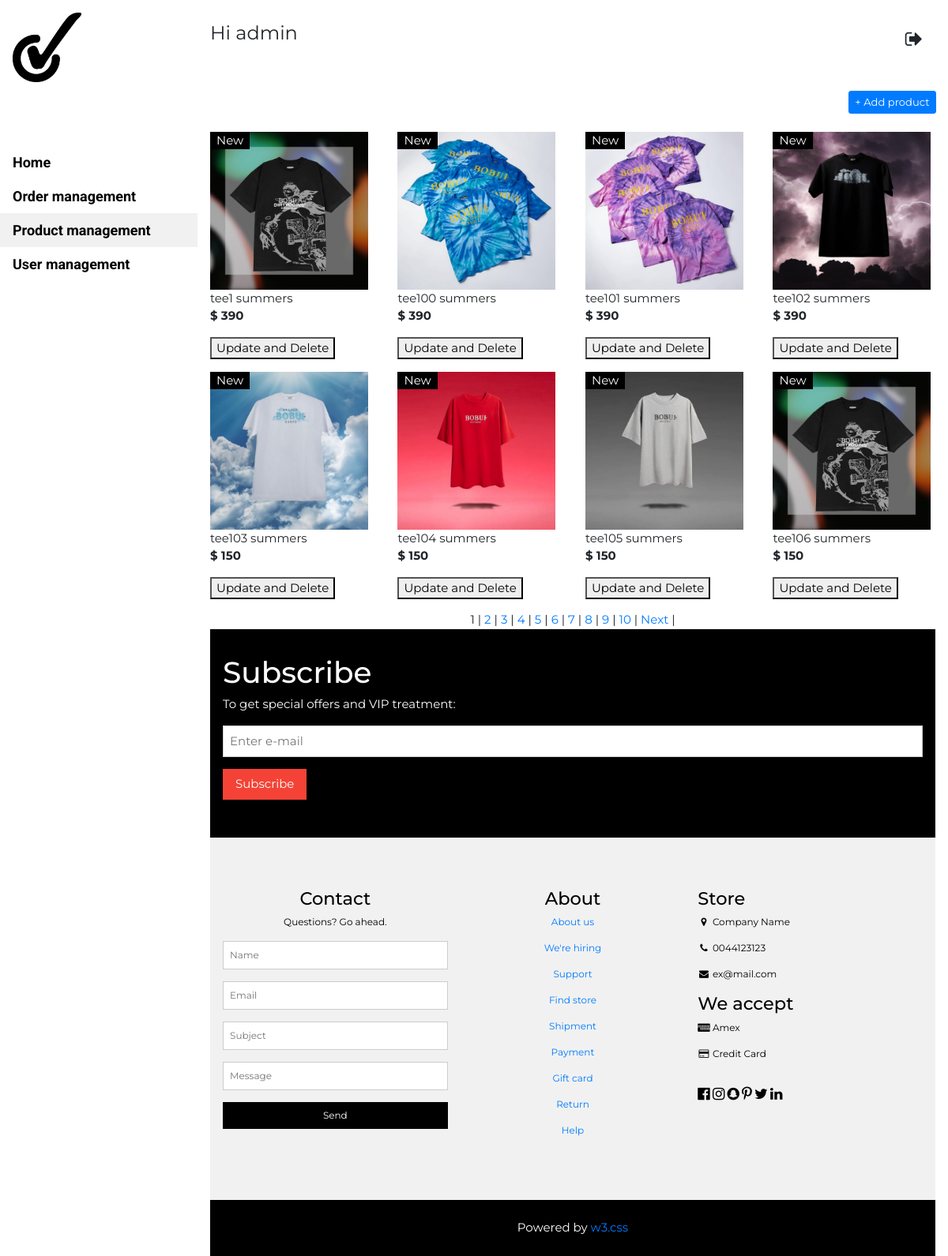
/admin/Productmanagement.php (signed in), run on the app's committed database.
### tables this page shows
CREATE TABLE `sanpham` (
  `maSP` int(30) NOT NULL,
  `maloaiSP` int(11) NOT NULL,
  `thongtinSP` varchar(100) NOT NULL,
  `tenSP` varchar(30) NOT NULL,
  `giaSP` int(11) NOT NULL,
  `hinhanhSP` varchar(100) NOT NULL,
  `sizeL` int(11) DEFAULT NULL,
  `sizeXL` int(11) DEFAULT NULL
);

### process/login.php (called while the page is built, shortened)
<?php
function isLoginedAdmin(){
    return isset($_SESSION['admin']);
}

### admin/Productmanagement.php (the view, shortened to what this page needs)
<!DOCTYPE html>
<?php
require_once('../process/login.php');
?>
<html>
<link rel="stylesheet" href="../SOURCE.css">
<link rel="stylesheet" href="style.css">
<link rel="stylesheet" href="https://cdnjs.cloudflare.com/ajax/libs/font-awesome/4.7.0/css/font-awesome.min.css">
<link rel="stylesheet" href="https://maxcdn.bootstrapcdn.com/bootstrap/4.4.1/css/bootstrap.min.css">
<?php
if (isLoginedAdmin()) {
?>
    <body class="w3-content" style="max-width:1200px">
        <nav class="w3-sidebar w3-bar-block w3-white w3-collapse w3-top" style="z-index:3;width:250px" id="mySidebar">
            <div class="w3-container w3-display-container w3-padding-16">
                <a href="#"><img src="../Images/ANHNEN/logocheck.jpg" alt="LOGO" width="40%"></a>
            </div>
            <div class="w3-padding-64 w3-large w3-text-gray" style="font-weight:bold">
                <a href="index.php" class="w3-button w3-block w3-white w3-left-align">Home</a>
                <a href="admin.php" class="w3-button w3-block w3-white w3-left-align">Order management</a>
                <a href="#" class="w3-bar-item w3-button w3-light-grey">Product management</a>
                <a href="user.php" class="w3-button w3-block w3-white w3-left-align">User management</a>
            </div>
        </nav>
        <div class="w3-main" style="margin-left:250px">
            <header class="w3-container w3-xlarge w3-padding-24">
                <p class="w3-left">Hi admin</p>
                <p class="w3-right">
                    <a href="logoutadmin.php" class="w3-bar-item w3-button  w3-right">
                        <i class="fa fa-sign-out  "></i>
                    </a>
            </header>
            <div class="col col-xs-6 text-right">
                <button type="button" class="btn btn-sm btn-primary btn-create " id="nutthemsanpham" onclick="document.getElementById('themsp').style.display='block',themsp()">&#43; Add
                    product</a></button>
            </div>
            <br>
            <?php
            $conn = createDbConnection();
            $result = mysqli_query($conn, 'select count(*) as total from sanpham');
            $row = mysqli_fetch_assoc($result);
            $total_records = $row['total'];
            $current_page = isset($_GET['page']) ? $_GET['page'] : 1;
            $limit = 8;
            $total_page = ceil($total_records / $limit);
            $start = ($current_page - 1) * $limit;
            ?>
            <div class="w3-row w3-whitescale">
                <?php
                $conn = createDBConnection();
                if ($result = mysqli_query($conn, "SELECT * FROM sanpham LIMIT $start, $limit")) {
                    while ($row = mysqli_fetch_assoc($result)) {
                        $sql1 = "SELECT loaiSP FROM loaisanpham WHERE maloaiSP='" . $row['maloaiSP'] . "'";
                        $result1 = $conn->query($sql1);
                        $row1 = $result1->fetch_assoc();
                ?>
                        <div class="w3-col l3 s6">
                            <div class="w3-container">
                                <div class="w3-display-container">
                                    <img src="../Images/T-shirt/<?= $row['hinhanhSP'] ?>" style="width:200px">
                                    <span class="w3-tag w3-display-topleft">New</span>
                                </div>
                                <p><?= $row['tenSP'] ?><br><b>$ <?= $row['giaSP'] ?></b></p>
                                <a href="javascript:void(0)" class="w3-bar-item w3-left  " onclick="w3_open()">
                                    <p><button onclick="document.getElementById('suasp').style.display='block',suasp('<?= $row['tenSP'] ?>','<?= $row['giaSP'] ?>','../Images/T-shirt/<?= $row['hinhanhSP'] ?>','<?= $row['thongtinSP'] ?>','<?= $row1['loaiSP'] ?>','<?= $row['sizeL'] ?>','<?= $row['sizeXL'] ?>')">Update and Delete
                                        </button>
                                    </p>
                                </a>
                            </div>
                        </div>
                <?php
                    }
                }
                ?>
            </div>
            <div class="w3-bar w3-center ">
                <?php
                for ($i = 1; $i <= $total_page; $i++) {
                    if ($i == $current_page) {
                        echo '<span>' . $i . '</span> | ';
                    } else {
                        echo '<a href="Productmanagement.php?page=' . $i . '">' . $i . '</a> | ';
                    }
                }
                if ($current_page < $total_page && $total_page > 1) {
                    echo '<a href="Productmanagement.php?page=' . ($current_page + 1) . '">Next</a> | ';
                }
                ?>
            </div>
            <div class="w3-container">
                <div class="w3-container w3-black w3-padding-32">
                    <h1>Subscribe</h1>
                    <p>To get special offers and VIP treatment:</p>
                    <p><input class="w3-input w3-border" type="text" placeholder="Enter e-mail" style="width:100%"></p>
                    <button type="button" class="w3-button w3-red w3-margin-bottom">Subscribe</button>
                </div>
                <footer class="w3-padding-64 w3-light-grey w3-small w3-center" id="footer">
                    <div class="w3-row-padding">
                        <div class="w3-col s4">
                            <h4>Contact</h4>
                            <p>Questions? Go ahead.</p>
                            <form action="/action_page.php" target="_blank">
                                <p><input class="w3-input w3-border" type="text" placeholder="Name" name="Name" required></p>
                                <p><input class="w3-input w3-border" type="text" placeholder="Email" name="Email" required></p>
                                <p><input class="w3-input w3-border" type="text" placeholder="Subject" name="Subject" required>
                                </p>
                                <p><input class="w3-input w3-border" type="text" placeholder="Message" name="Message" required>
                                </p>
                                <button type="submit" class="w3-button w3-block w3-black">Send</button>
                            </form>
                        </div>
                        <div class="w3-col s4">
                            <h4>About</h4>
                            <p><a href="#">About us</a></p>
                            <p><a href="#">We're hiring</a></p>
                            <p><a href="#">Support</a></p>
                            <p><a href="#">Find store</a></p>
                            <p><a href="#">Shipment</a></p>
                            <p><a href="#">Payment</a></p>
                            <p><a href="#">Gift card</a></p>
                            <p><a href="#">Return</a></p>
                            <p><a href="#">Help</a></p>
                        </div>
                        <div class="w3-col s4 w3-justify">
                            <h4>Store</h4>
                            <p><i class="fa fa-fw fa-map-marker"></i> Company Name</p>
                            <p><i class="fa fa-fw fa-phone"></i> 0044123123</p>
                            <p><i class="fa fa-fw fa-envelope"></i> ex@mail.com</p>
                            <h4>We accept</h4>
                            <p><i class="fa fa-fw fa-cc-amex"></i> Amex</p>
                            <p><i class="fa fa-fw fa-credit-card"></i> Credit Card</p>
                            <br>
                            <i class="fa fa-facebook-official w3-hover-opacity w3-large"></i>
                            <i class="fa fa-instagram w3-hover-opacity w3-large"></i>
                            <i class="fa fa-snapchat w3-hover-opacity w3-large"></i>
                            <i class="fa fa-pinterest-p w3-hover-opacity w3-large"></i>
                            <i class="fa fa-twitter w3-hover-opacity w3-large"></i>
                            <i class="fa fa-linkedin w3-hover-opacity w3-large"></i>
                        </div>
                    </div>
                </footer>
                <div class="w3-black w3-center w3-padding-24">Powered by <a href="https://www.w3schools.com/w3css/default.asp" title="W3.CSS" target="_blank" class="w3-hover-opacity">w3.css</a></div>
            </div>
    </body>
<?php } else {
    echo '<script>window.location.replace("/WEB2/admin")</script>';
} ?>
</html>

### SOURCE.css (style rules this page uses)
html { box-sizing:border-box }
*,*:before,*:after { box-sizing:inherit }
html { -ms-text-size-adjust:100%;-webkit-text-size-adjust:100% }
body { margin:0 }
article,aside,details,figcaption,figure,footer,header,main,menu,nav,section { display:block }
a { background-color:transparent }
b,strong { font-weight:bolder }
img { border-style:none }
button,input,select,textarea,optgroup { font:inherit;margin:0 }
button,input { overflow:visible }
button,select { text-transform:none }
button,[type=button],[type=reset],[type=submit] { -webkit-appearance:button }
html,body { font-family:Verdana,sans-serif;font-size:15px;line-height:1.5 }
html { overflow-x:hidden }
h1 { font-size:36px }
h4 { font-size:20px }
h1,h2,h3,h4,h5,h6 { font-family:"Segoe UI",Arial,sans-serif;font-weight:400;margin:10px 0 }
img { vertical-align:middle }
a { color:inherit }
.w3-btn,.w3-button { border:none;display:inline-block;padding:8px 16px;vertical-align:middle;overflow:hidden;text-decoration:none;color:inherit;background-color:inherit;text-align:center;cursor:pointer;white-space:nowrap }
.w3-btn,.w3-button { -webkit-touch-callout:none;-webkit-user-select:none;-khtml-user-select:none;-moz-user-select:none;-ms-user-select:none;user-select:none }
.w3-badge,.w3-tag { background-color:#000;color:#fff;display:inline-block;padding-left:8px;padding-right:8px;text-align:center }
.w3-tooltip,.w3-display-container { position:relative }
.w3-input { padding:8px;display:block;border:none;border-bottom:1px solid #ccc;width:100% }
.w3-sidebar { height:100%;width:200px;background-color:#fff;position:fixed!important;z-index:1;overflow:auto }
.w3-main,#main { transition:margin-left .4s }
.w3-bar { width:100%;overflow:hidden }
.w3-bar-block .w3-bar-item { width:100%;display:block;padding:8px 16px;text-align:left;border:none;white-space:normal;float:none;outline:0 }
.w3-block { display:block;width:100% }
.w3-container:after,.w3-container:before,.w3-panel:after,.w3-panel:before,.w3-row:after,.w3-row:before,.w3-row-padding:after,.w3-row-padding:before, .w3-cell-row:before,.w3-cell-row:after,.w3-clear:after,.w3-clear:before,.w3-bar:before,.w3-bar:after { content:"";display:table;clear:both }
.w3-col,.w3-half,.w3-third,.w3-twothird,.w3-threequarter,.w3-quarter { float:left;width:100% }
.w3-col.s4 { width:33.33333% }
.w3-col.s6 { width:49.99999% }
@media (min-width:993px) { .w3-col.l3 { width:24.99999% } }
.w3-content,.w3-auto { margin-left:auto;margin-right:auto }
.w3-content { max-width:980px }
@media (min-width:993px) { .w3-sidebar.w3-collapse { display:block!important } }
.w3-top,.w3-bottom { position:fixed;width:100%;z-index:1 }
.w3-top { top:0 }
.w3-display-topleft { position:absolute;left:0;top:0 }
.w3-row-padding,.w3-row-padding>.w3-half,.w3-row-padding>.w3-third,.w3-row-padding>.w3-twothird,.w3-row-padding>.w3-threequarter,.w3-row-padding>.w3-quarter,.w3-row-padding>.w3-col { padding:0 8px }
.w3-container,.w3-panel { padding:0.01em 16px }
.w3-small { font-size:12px!important }
.w3-large { font-size:18px!important }
.w3-xlarge { font-size:24px!important }
.w3-left-align { text-align:left!important }
.w3-justify { text-align:justify!important }
.w3-center { text-align:center!important }
.w3-border { border:1px solid #ccc!important }
.w3-margin-bottom { margin-bottom:16px!important }
.w3-padding-16 { padding-top:16px!important;padding-bottom:16px!important }
.w3-padding-24 { padding-top:24px!important;padding-bottom:24px!important }
.w3-padding-32 { padding-top:32px!important;padding-bottom:32px!important }
.w3-padding-64 { padding-top:64px!important;padding-bottom:64px!important }
.w3-left { float:left!important }
.w3-right { float:right!important }
.w3-red,.w3-hover-red:hover { color:#fff!important;background-color:#f44336!important }
.w3-white,.w3-hover-white:hover { color:#000!important;background-color:#fff!important }
.w3-black,.w3-hover-black:hover { color:#fff!important;background-color:#000!important }
.w3-light-grey,.w3-hover-light-grey:hover,.w3-light-gray,.w3-hover-light-gray:hover { color:#000!important;background-color:#f1f1f1!important }
.w3-text-grey,.w3-hover-text-grey:hover,.w3-text-gray,.w3-hover-text-gray:hover { color:#757575!important }

### style.css (style rules this page uses)
body { color: #353535; font-family: 'Open Sans', sans-serif; font-weight: 400; background: #FFFFFF; }
a { color: #f3bfbf; }
h1 { font-family: 'Source Code Pro', monospace; font-weight: 900; }
.btn { color: #ecb3ae; background: #ffffff; border: 1px solid #ecb3ae; }

### data on the page
sanpham: hinhanhSP (picture), tenSP "tee1 summers", giaSP "390"
sanpham: hinhanhSP (picture), tenSP "tee100 summers", giaSP "390"
sanpham: hinhanhSP (picture), tenSP "tee101 summers", giaSP "390"
sanpham: hinhanhSP (picture), tenSP "tee102 summers", giaSP "390"
sanpham: hinhanhSP (picture), tenSP "tee103 summers", giaSP "150"
sanpham: hinhanhSP (picture), tenSP "tee104 summers", giaSP "150"
sanpham: hinhanhSP (picture), tenSP "tee105 summers", giaSP "150"
sanpham: hinhanhSP (picture), tenSP "tee106 summers", giaSP "150"
